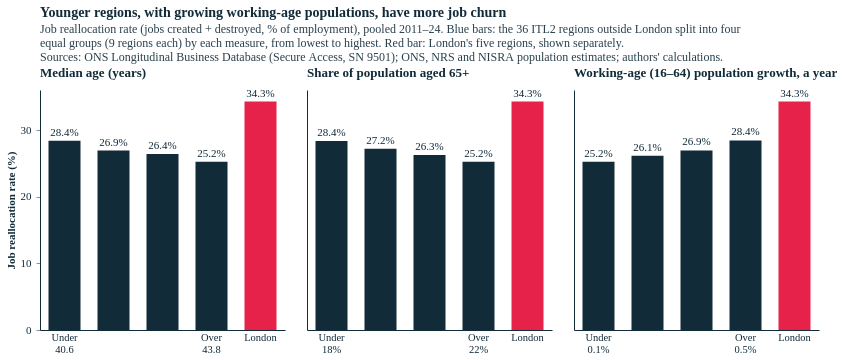

Notebook source saved alongside this figure:
### Code cell
# Slide 1 trellis: reallocation by quarter of three age measures (36 regions outside London, 9 per quarter) + London; pooled 2011-24
TRELLIS = [("median_age", "Median age (years)", "", "{:.1f}"),
           ("share_65_plus", "Share of population aged 65+", "%", "{:.0f}"),
           ("wa_growth", "Working-age (16–64) population growth, a year", "%", "{:.1f}")]
lon_rate = group_rate(df[LONDON(df)].itl2_code)
avg_nl = group_rate(nl.itl2_code)
rows = []
for col, title, unit, fmt in TRELLIS:
    q, cuts = pd.qcut(nl[col], 4, labels=False, retbins=True)
    f = lambda v: fmt.format(v) + unit
    labs_q = [f"Under|{f(cuts[1])}", f"{f(cuts[1])}–|{f(cuts[2])}", f"{f(cuts[2])}–|{f(cuts[3])}", f"Over|{f(cuts[3])}"]
    for i in range(4):
        rows.append({"measure": title, "pos": i, "label": labs_q[i], "rate": group_rate(nl[q == i].itl2_code), "kind": "Rest of UK"})
    lon_val = df[LONDON(df)][col]
    rows.append({"measure": title, "pos": 5, "label": f"London|{f(lon_val.min())}–{f(lon_val.max())}", "rate": lon_rate, "kind": "London"})
    print(f"{title}: " + ", ".join(f"{l.replace('|', ' ')}: {r:.1f}" for l, r in zip(labs_q, [x['rate'] for x in rows[-5:-1]])))
tr = pd.DataFrame(rows)
tr["rate_lab"] = tr.rate.map(lambda v: f"{v:.1f}%")
print(f"London {lon_rate:.1f}; all 36 non-London regions {avg_nl:.1f}")

def panel_t(col, title, unit, first):
    d = tr[tr.measure == title]
    xq = alt.X("label:N", sort=list(d.sort_values("pos").label), title=None,
               axis=alt.Axis(labelAngle=0, labelFontSize=10.5, ticks=False,                 # middle groups unlabelled: only the end groups and London
                             labelExpr="indexof(datum.label, '–|') >= 0 ? '' : indexof(datum.label, 'London') == 0 ? 'London' : split(datum.label, '|')"))
    yq = alt.Y("rate:Q", scale=alt.Scale(domain=[0, 36], nice=False), title="Job reallocation rate (%)" if first else None,
               axis=alt.Axis(labels=first, ticks=first, values=[0, 10, 20, 30]))
    return alt.layer(
        alt.Chart(d).mark_bar(width=32).encode(x=xq, y=yq, color=alt.Color("kind:N", scale=alt.Scale(domain=["London", "Rest of UK"], range=[ECO["red"], ECO["blue-dark"]]), legend=None),
                                               tooltip=["measure:N", "label:N", alt.Tooltip("rate:Q", format=".1f")]),
        alt.Chart(d).mark_text(align="center", dx=0, dy=-8, fontSize=11, color=TXT).encode(x=xq, y=yq, text="rate_lab:N"),
    ).properties(width=245, height=240, title=alt.Title(title, fontSize=13, anchor="start", offset=8))

s1t = alt.hconcat(*[panel_t(col, t, u, i == 0) for i, (col, t, u, _) in enumerate(TRELLIS)], spacing=22).properties(title=alt.Title(
    "Younger regions, with growing working-age populations, have more job churn",
    subtitle=["Job reallocation rate (jobs created + destroyed, % of employment), pooled 2011–24. Blue bars: the 36 ITL2 regions outside London split into four",
              "equal groups (9 regions each) by each measure, from lowest to highest. Red bar: London's five regions, shown separately.", SRC_S]))
styles.save(s1t, str(FIG), "slide_1_age_trellis", width=245, height=240)
s1t

### Figure 1 — Vega-Lite specification as saved in the notebook (floating-point values rounded to 4 significant figures)
{"config": {"background": "#fff", "font": "Circular Std", "text": {"color": "#122b39", "font": "Circular Std", "align": "left", "dx": 7, "dy": 0, "fontSize": 11}, "view": {"stroke": null, "continuousWidth": 350, "continuousHeight": 280, "discreteWidth": 400, "discreteHeight": 300}, "bar": {"color": "#179fdb"}, "line": {"color": "#e6224b"}, "rule": {"color": "#122b39"}, "point": {"filled": true, "size": 80, "color": "#e6224b", "opacity": 0.95}, "geoshape": {"stroke": "white", "strokeWidth": 0.3}, "axis": {"labelColor": "#122b39", "labelFontSize": 11, "labelFont": "Circular Std", "tickColor": "#122b39", "tickOpacity": 0.5, "domainColor": "#122b39", "domainOpacity": 1, "gridColor": "#122b39", "gridDash": [2, 2], "gridOpacity": 0.5, "title": null, "titleColor": "#122b39", "tickSize": 4, "grid": false, "domain": true}, "axisXDiscrete": {"grid": false, "labelAngle": 0, "tickCount": 10, "tickOpacity": 0.5, "title": null}, "axisYDiscrete": {"ticks": false, "labelPadding": 5, "grid": false}, "axisXTemporal": {"grid": false, "ticks": true}, "axisXQuantitative": {"grid": false}, "axisYQuantitative": {"gridColor": "#122b39", "gridDash": [1, 5], "gridOpacity": 0.5, "ticks": false, "labelPadding": 5, "tickCount": 8, "grid": false}, "title": {"color": "#122b39", "subtitleColor": "#122b39E6", "font": "Circular Std", "subtitleFont": "Circular Std", "anchor": "start", "frame": "group", "fontSize": 14, "subtitleFontSize": 12, "subtitlePadding": 4, "offset": 0}, "legend": {"titleColor": "#122b39", "labelColor": "#122b39"}}, "hconcat": [{"layer": [{"mark": {"type": "bar", "width": 32}, "encoding": {"color": {"field": "kind", "legend": null, "scale": {"domain": ["London", "Rest of UK"], "range": ["#e6224b", "#122b39"]}, "type": "nominal"}, "tooltip": [{"field": "measure", "type": "nominal"}, {"field": "label", "type": "nominal"}, {"field": "rate", "format": ".1f", "type": "quantitative"}], "x": {"axis": {"labelAngle": 0, "labelExpr": "indexof(datum.label, '–|') >= 0 ? '' : indexof(datum.label, 'London') == 0 ? 'London' : split(datum.label, '|')", "labelFontSize": 10.5, "ticks": false}, "field": "label", "sort": ["Under|40.6", "40.6–|41.9", "41.9–|43.8", "Over|43.8", "London|32.6–38.2"], "title": null, "type": "nominal"}, "y": {"axis": {"labels": true, "ticks": true, "values": [0, 10, 20, 30]}, "field": "rate", "scale": {"domain": [0, 36], "nice": false}, "title": "Job reallocation rate (%)", "type": "quantitative"}}}, {"mark": {"type": "text", "align": "center", "color": "#122b39", "dx": 0, "dy": -8, "fontSize": 11}, "encoding": {"text": {"field": "rate_lab", "type": "nominal"}, "x": {"axis": {"labelAngle": 0, "labelExpr": "indexof(datum.label, '–|') >= 0 ? '' : indexof(datum.label, 'London') == 0 ? 'London' : split(datum.label, '|')", "labelFontSize": 10.5, "ticks": false}, "field": "label", "sort": ["Under|40.6", "40.6–|41.9", "41.9–|43.8", "Over|43.8", "London|32.6–38.2"], "title": null, "type": "nominal"}, "y": {"axis": {"labels": true, "ticks": true, "values": [0, 10, 20, 30]}, "field": "rate", "scale": {"domain": [0, 36], "nice": false}, "title": "Job reallocation rate (%)", "type": "quantitative"}}}], "data": {"name": "data-c93c06311695f25ca11eaac6698470af"}, "height": 240, "title": {"text": "Median age (years)", "anchor": "start", "fontSize": 13, "offset": 8}, "width": 245}, {"layer": [{"mark": {"type": "bar", "width": 32}, "encoding": {"color": {"field": "kind", "legend": null, "scale": {"domain": ["London", "Rest of UK"], "range": ["#e6224b", "#122b39"]}, "type": "nominal"}, "tooltip": [{"field": "measure", "type": "nominal"}, {"field": "label", "type": "nominal"}, {"field": "rate", "format": ".1f", "type": "quantitative"}], "x": {"axis": {"labelAngle": 0, "labelExpr": "indexof(datum.label, '–|') >= 0 ? '' : indexof(datum.label, 'London') == 0 ? 'London' : split(datum.label, '|')", "labelFontSize": 10.5, "ticks": false}, "field": "label", "sort": ["Under|18%", "18%–|20%", "20%–|22%", "Over|22%", "London|8%–14%"], "title": null, "type": "nominal"}, "y": {"axis": {"labels": false, "ticks": false, "values": [0, 10, 20, 30]}, "field": "rate", "scale": {"domain": [0, 36], "nice": false}, "title": null, "type": "quantitative"}}}, {"mark": {"type": "text", "align": "center", "color": "#122b39", "dx": 0, "dy": -8, "fontSize": 11}, "encoding": {"text": {"field": "rate_lab", "type": "nominal"}, "x": {"axis": {"labelAngle": 0, "labelExpr": "indexof(datum.label, '–|') >= 0 ? '' : indexof(datum.label, 'London') == 0 ? 'London' : split(datum.label, '|')", "labelFontSize": 10.5, "ticks": false}, "field": "label", "sort": ["Under|18%", "18%–|20%", "20%–|22%", "Over|22%", "London|8%–14%"], "title": null, "type": "nominal"}, "y": {"axis": {"labels": false, "ticks": false, "values": [0, 10, 20, 30]}, "field": "rate", "scale": {"domain": [0, 36], "nice": false}, "title": null, "type": "quantitative"}}}], "data": {"name": "data-dd57ef2be2d8df38f65eb03e10f26ebb"}, "height": 240, "title": {"text": "Share of population aged 65+", "anchor": "start", "fontSize": 13, "offset": 8}, "width": 245}, {"layer": [{"mark": {"type": "bar", "width": 32}, "encoding": {"color": {"field": "kind", "legend": null, "scale": {"domain": ["London", "Rest of UK"], "range": ["#e6224b", "#122b39"]}, "type": "nominal"}, "tooltip": [{"field": "measure", "type": "nominal"}, {"field": "label", "type": "nominal"}, {"field": "rate", "format": ".1f", "type": "quantitative"}], "x": {"axis": {"labelAngle": 0, "labelExpr": "indexof(datum.label, '–|') >= 0 ? '' : indexof(datum.label, 'London') == 0 ? 'London' : split(datum.label, '|')", "labelFontSize": 10.5, "ticks": false}, "field": "label", "sort": ["Under|0.1%", "0.1%–|0.3%", "0.3%–|0.5%", "Over|0.5%", "London|0.3%–1.1%"], "title": null, "type": "nominal"}, "y": {"axis": {"labels": false, "ticks": false, "values": [0, 10, 20, 30]}, "field": "rate", "scale": {"domain": [0, 36], "nice": false}, "title": null, "type": "quantitative"}}}, {"mark": {"type": "text", "align": "center", "color": "#122b39", "dx": 0, "dy": -8, "fontSize": 11}, "encoding": {"text": {"field": "rate_lab", "type": "nominal"}, "x": {"axis": {"labelAngle": 0, "labelExpr": "indexof(datum.label, '–|') >= 0 ? '' : indexof(datum.label, 'London') == 0 ? 'London' : split(datum.label, '|')", "labelFontSize": 10.5, "ticks": false}, "field": "label", "sort": ["Under|0.1%", "0.1%–|0.3%", "0.3%–|0.5%", "Over|0.5%", "London|0.3%–1.1%"], "title": null, "type": "nominal"}, "y": {"axis": {"labels": false, "ticks": false, "values": [0, 10, 20, 30]}, "field": "rate", "scale": {"domain": [0, 36], "nice": false}, "title": null, "type": "quantitative"}}}], "data": {"name": "data-00ac8810963c74c3a8ff1a17bdc81de0"}, "height": 240, "title": {"text": "Working-age (16–64) population growth, a year", "anchor": "start", "fontSize": 13, "offset": 8}, "width": 245}], "spacing": 22, "title": {"text": "Younger regions, with growing working-age populations, have more job churn", "subtitle": ["Job reallocation rate (jobs created + destroyed, % of employment), pooled 2011–24. Blue bars: the 36 ITL2 regions outside London split into four", "equal groups (9 regions each) by each measure, from lowest to highest. Red bar: London's five regions, shown separately.", "Sources: ONS Longitudinal Business Database (Secure Access, SN 9501); ONS, NRS and NISRA population estimates; authors' calculations."]}, "$schema": "https://vega.github.io/schema/vega-lite/v5.20.1.json", "datasets": {"data-c93c06311695f25ca11eaac6698470af": [{"measure": "Median age (years)", "pos": 0, "label": "Under|40.6", "rate": 28.39, "kind": "Rest of UK", "rate_lab": "28.4%"}, {"measure": "Median age (years)", "pos": 1, "label": "40.6–|41.9", "rate": 26.92, "kind": "Rest of UK", "rate_lab": "26.9%"}, {"measure": "Median age (years)", "pos": 2, "label": "41.9–|43.8", "rate": 26.4, "kind": "Rest of UK", "rate_lab": "26.4%"}, {"measure": "Median age (years)", "pos": 3, "label": "Over|43.8", "rate": 25.23, "kind": "Rest of UK", "rate_lab": "25.2%"}, {"measure": "Median age (years)", "pos": 5, "label": "London|32.6–38.2", "rate": 34.26, "kind": "London", "rate_lab": "34.3%"}], "data-dd57ef2be2d8df38f65eb03e10f26ebb": [{"measure": "Share of population aged 65+", "pos": 0, "label": "Under|18%", "rate": 28.35, "kind": "Rest of UK", "rate_lab": "28.4%"}, {"measure": "Share of population aged 65+", "pos": 1, "label": "18%–|20%", "rate": 27.19, "kind": "Rest of UK", "rate_lab": "27.2%"}, {"measure": "Share of population aged 65+", "pos": 2, "label": "20%–|22%", "rate": 26.25, "kind": "Rest of UK", "rate_lab": "26.3%"}, {"measure": "Share of population aged 65+", "pos": 3, "label": "Over|22%", "rate": 25.23, "kind": "Rest of UK", "rate_lab": "25.2%"}, {"measure": "Share of population aged 65+", "pos": 5, "label": "London|8%–14%", "rate": 34.26, "kind": "London", "rate_lab": "34.3%"}], "data-00ac8810963c74c3a8ff1a17bdc81de0": [{"measure": "Working-age (16–64) population growth, a year", "pos": 0, "label": "Under|0.1%", "rate": 25.24, "kind": "Rest of UK", "rate_lab": "25.2%"}, {"measure": "Working-age (16–64) population growth, a year", "pos": 1, "label": "0.1%–|0.3%", "rate": 26.14, "kind": "Rest of UK", "rate_lab": "26.1%"}, {"measure": "Working-age (16–64) population growth, a year", "pos": 2, "label": "0.3%–|0.5%", "rate": 26.93, "kind": "Rest of UK", "rate_lab": "26.9%"}, {"measure": "Working-age (16–64) population growth, a year", "pos": 3, "label": "Over|0.5%", "rate": 28.43, "kind": "Rest of UK", "rate_lab": "28.4%"}, {"measure": "Working-age (16–64) population growth, a year", "pos": 5, "label": "London|0.3%–1.1%", "rate": 34.26, "kind": "London", "rate_lab": "34.3%"}]}}
